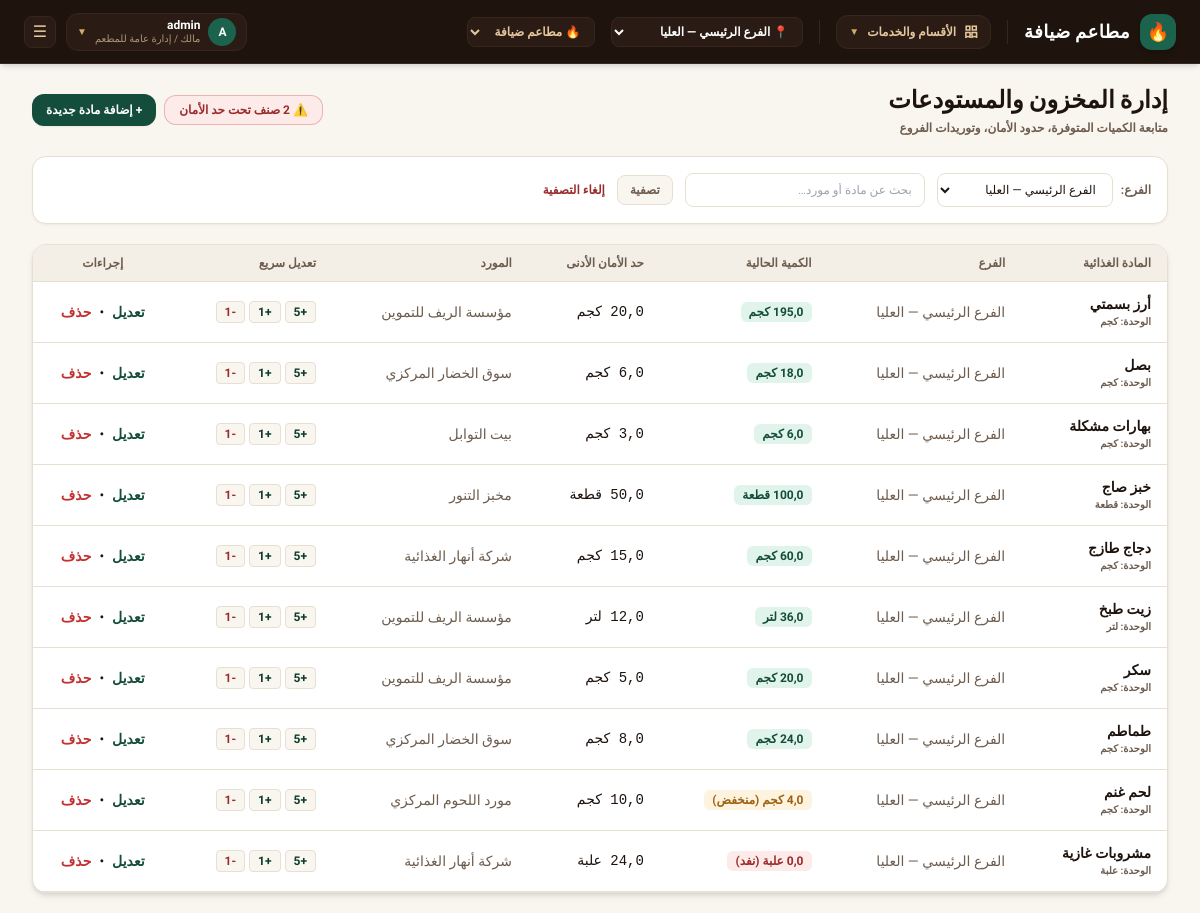
The page /inventory/ (signed in) on the database as committed earlier.
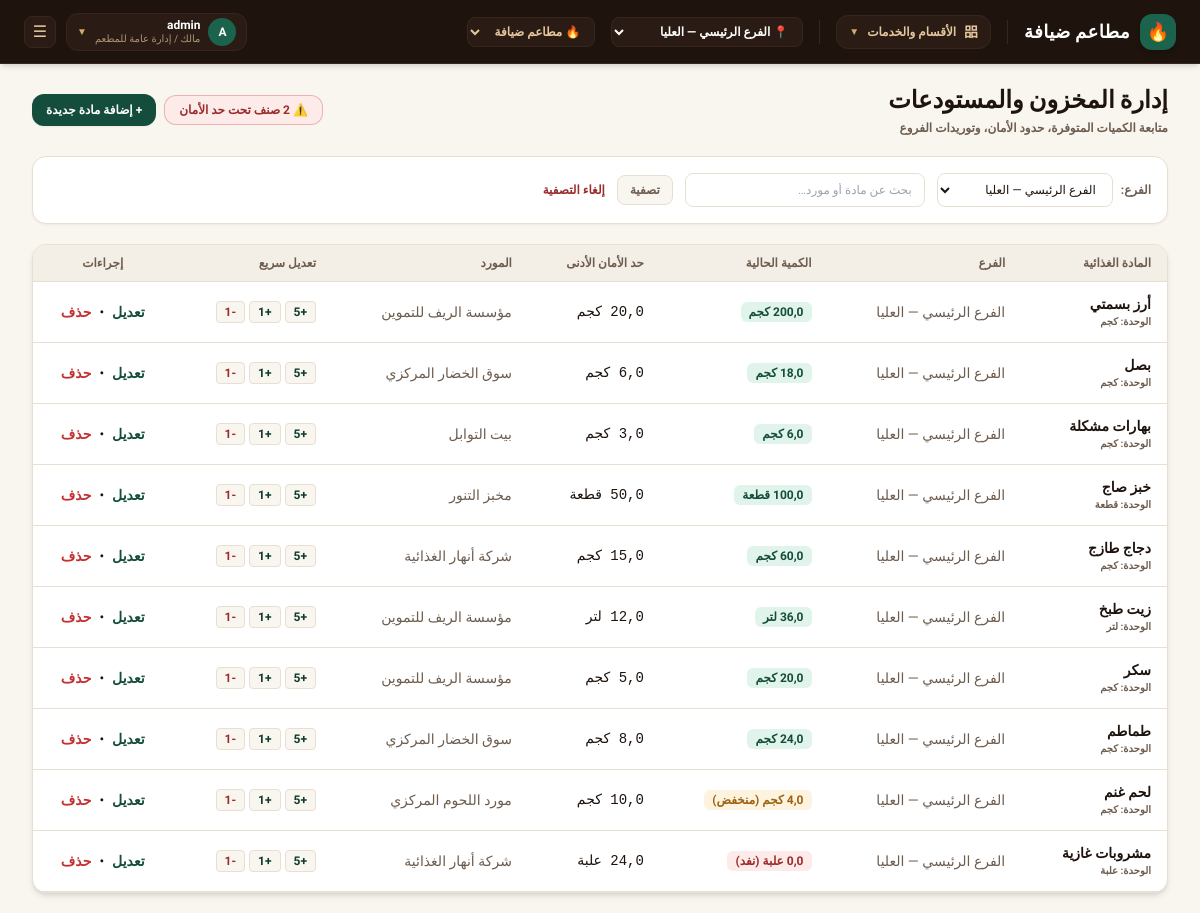
The same page on the database as committed later.
### core/models.py (models this page shows, shortened)
class InventoryItem(models.Model):
    tenant = models.ForeignKey(
        Tenant,
        on_delete=models.CASCADE,
        related_name="inventory_items",
        null=True,
        blank=True,
        verbose_name="المستأجر / المنشأة",
    )
    branch = models.ForeignKey(
        Branch,
        on_delete=models.CASCADE,
        related_name="inventory_items",
        verbose_name="الفرع",
    )
    name = models.CharField(max_length=255, verbose_name="اسم المادة")
    unit = models.CharField(max_length=50, default="كجم", verbose_name="الوحدة")
    quantity = models.DecimalField(max_digits=10, decimal_places=2, default=0.00, verbose_name="الكمية المتوفرة")
    min_quantity = models.DecimalField(max_digits=10, decimal_places=2, default=0.00, verbose_name="حد الأمان الأدنى")
    supplier = models.CharField(max_length=255, default="", blank=True, verbose_name="المورد")
    updated_at = models.DateTimeField(auto_now=True, verbose_name="آخر تحديث")
    class Meta:
        verbose_name = "عنصر مخزون"
        verbose_name_plural = "المخزون"
        ordering = ["id"]

class Branch(models.Model):
    STATUS_CHOICES = [
        ("active", "نشط"),
        ("closed", "مغلق"),
    ]
    tenant = models.ForeignKey(
        Tenant,
        on_delete=models.CASCADE,
        related_name="branches",
        null=True,
        blank=True,
        verbose_name="المستأجر / المنشأة",
    )
    name = models.CharField(max_length=255, verbose_name="اسم الفرع")
    city = models.CharField(max_length=100, default="", blank=True, verbose_name="المدينة")
    address = models.CharField(max_length=255, default="", blank=True, verbose_name="العنوان")
    phone = models.CharField(max_length=50, default="", blank=True, verbose_name="الهاتف")
    status = models.CharField(max_length=20, choices=STATUS_CHOICES, default="active", verbose_name="الحالة")
    latitude = models.DecimalField(max_digits=10, decimal_places=7, null=True, blank=True, verbose_name="خط العرض")
    longitude = models.DecimalField(max_digits=10, decimal_places=7, null=True, blank=True, verbose_name="خط الطول")
    delivery_polygon = models.JSONField(default=list, blank=True, verbose_name="مضلع التغطية على الخريطة")
    delivery_radius_km = models.DecimalField(max_digits=5, decimal_places=2, default=5.00, verbose_name="نصف قطر التغطية (كم)")
    created_at = models.DateTimeField(auto_now_add=True, verbose_name="تاريخ الإنشاء")
    class Meta:
        verbose_name = "فرع"
        verbose_name_plural = "الفروع"
        ordering = ["id"]

### core/views.py (the view)
# urls.py: path("inventory/", views.inventory_view, name="inventory"),
@login_required
@ensure_csrf_cookie
def inventory_view(request):
    tenant = get_active_tenant(request)
    if tenant and not tenant.has_feature("inventory"):
        return HttpResponseForbidden("ميزة إدارة المخزون غير مفعلة في باقة اشتراك هذا المطعم. يرجى ترقية الباقة لتفعيلها.")
    if not user_has_perm(request.user, "manage_inventory"):
        return HttpResponseForbidden("غير مصرح لك بالوصول لإدارة المخزون")
    active_branch = get_active_branch(request)
    branch_id = request.GET.get("branch")
    search = request.GET.get("q", "").strip()
    items = InventoryItem.objects.filter(tenant=tenant).select_related("branch").order_by("branch__name", "name")
    if active_branch:
        items = items.filter(branch=active_branch)
        selected_branch = active_branch.id
    elif branch_id and branch_id.isdigit():
        items = items.filter(branch_id=int(branch_id))
        selected_branch = int(branch_id)
    else:
        selected_branch = "all"
    if search:
        items = items.filter(Q(name__icontains=search) | Q(supplier__icontains=search))
    branches = Branch.objects.filter(tenant=tenant).order_by("name")
    low_count = items.filter(quantity__lte=F("min_quantity")).count()
    context = {
        "tenant": tenant,
        "current_branch": active_branch,
        "items": items,
        "branches": branches,
        "low_count": low_count,
        "selected_branch": selected_branch,
        "search_query": search,
        "units": ["كجم", "لتر", "علبة", "قطعة", "كرتون", "حبة"],
    }
    return render(request, "inventory.html", context)

### core/models.py (called while the page is built)
    def has_feature(self, feature_key):
        if not self.subscription_plan:
            return True
        return feature_key in (self.subscription_plan.features or [])

    def is_subscription_active(self):
        if not self.is_active:
            return False
        if self.subscription_status in ["active", "trial"]:
            if self.subscription_end and self.subscription_end < timezone.now():
                return False
            return True
        return False

    def days_until_expiry(self):
        if not self.subscription_end:
            return 999
        diff = (self.subscription_end - timezone.now()).total_seconds()
        return max(0, int(diff // 86400))

### core/views.py (called while the page is built, shortened)
def get_active_tenant(request):
    if hasattr(request, "tenant") and request.tenant:
        return request.tenant

def user_has_perm(user, perm_key):
    if not user or not user.is_authenticated:
        return False
    if user.is_superuser:
        return True

### templates/inventory.html (shortened to what the changed rows need)
{% extends "base.html" %}
{% block content %}
<div>
    <div class="mb-5 flex flex-col sm:flex-row sm:items-center sm:justify-between gap-2">
        <div>
            <h1 class="text-2xl font-black font-display text-ink">إدارة المخزون والمستودعات</h1>
        </div>
    </div>
    <div class="card overflow-hidden shadow-md">
        <div class="overflow-x-auto">
            <table class="w-full text-right text-xs">
                <thead class="border-b border-line bg-paper/70">
                    <tr>
                        <th class="th">المادة الغذائية</th>
                        <th class="th">الفرع</th>
                        <th class="th">الكمية الحالية</th>
                        <th class="th">حد الأمان الأدنى</th>
                        <th class="th">المورد</th>
                        <th class="th">تعديل سريع</th>
                        <th class="th text-center">إجراءات</th>
                    </tr>
                </thead>
                <tbody class="divide-y divide-line/70">
                    {% for it in items %}
                    <tr class="hover:bg-paper/30 transition">
                        <td class="td font-bold text-ink">
                            <p class="text-sm font-extrabold">{{ it.name }}</p>
                            <p class="text-[10px] text-soft">الوحدة: {{ it.unit }}</p>
                        </td>
                        <td class="td text-soft">{{ it.branch.name }}</td>
                        <td class="td">
                            <span class="inline-flex items-center gap-1.5 rounded-md px-2 py-0.5 font-black text-xs
                                {% if it.quantity == 0 %}bg-bad-100 text-bad-700
                                {% elif it.quantity <= it.min_quantity %}bg-warn-100 text-warn-700
                                {% else %}bg-good-100 text-good-700{% endif %}">
                                {{ it.quantity|floatformat:1 }} {{ it.unit }}
                            </span>
                        </td>
                        <td class="td font-mono">{{ it.min_quantity|floatformat:1 }} {{ it.unit }}</td>
                        <td class="td text-soft">{{ it.supplier|default:"—" }}</td>
                        <td class="td">
                            <div class="flex items-center gap-1">
                                <button onclick="adjustStock({{ it.id }}, 5)" class="rounded bg-paper border border-line px-2 py-0.5 text-xs font-bold hover:bg-brand-100 text-brand-700">+5</button>
                                <button onclick="adjustStock({{ it.id }}, 1)" class="rounded bg-paper border border-line px-2 py-0.5 text-xs font-bold hover:bg-brand-100 text-brand-700">+1</button>
                                <button onclick="adjustStock({{ it.id }}, -1)" class="rounded bg-paper border border-line px-2 py-0.5 text-xs font-bold hover:bg-bad-100 text-bad-700">-1</button>
                            </div>
                        </td>
                        <td class="td text-center">
                            <div class="flex items-center justify-center gap-2">
                                <button onclick="openEditInvModal({{ it.id }}, '{{ it.name }}', {{ it.quantity }}, {{ it.min_quantity }}, '{{ it.supplier }}')" class="text-brand-600 hover:text-brand-700 font-bold">
                                    تعديل
                                </button>
                                <span>•</span>
                                <button onclick="deleteInventoryItem({{ it.id }}, '{{ it.name }}')" class="text-bad-600 hover:text-bad-700 font-bold">
                                    حذف
                                </button>
                            </div>
                        </td>
                    </tr>
                    {% empty %}
                    <tr>
                        <td colspan="7" class="py-12 text-center text-xs text-soft font-bold">لا توجد مواد مطابقة في المخزون</td>
                    </tr>
                    {% endfor %}
                </tbody>
            </table>
        </div>
    </div>
</div>
{% endblock %}

Rows that differ between the two databases and show on the page:
changed InventoryItem "أرز بسمتي": quantity "195,0" → "200,0"
